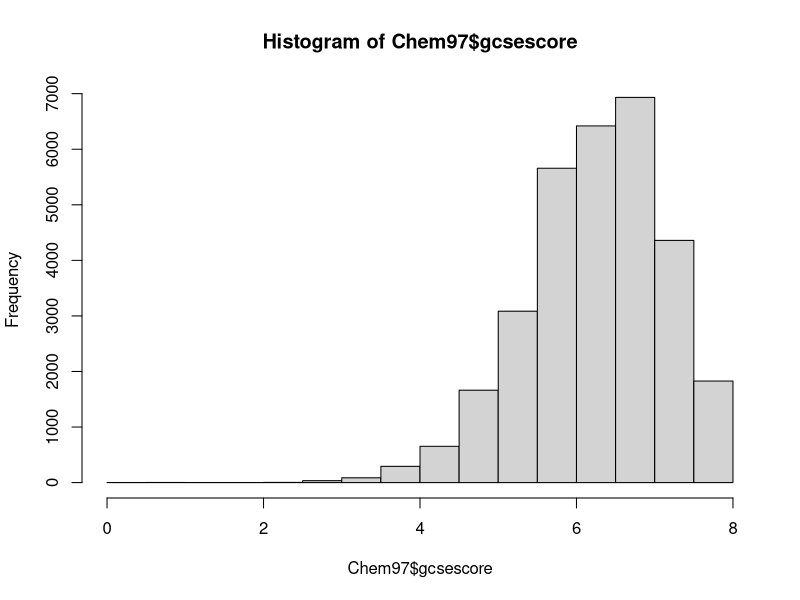
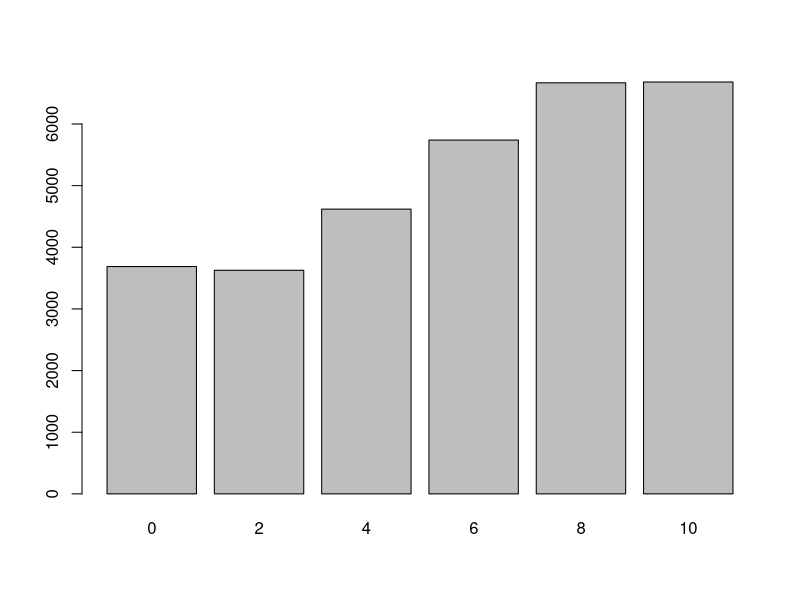
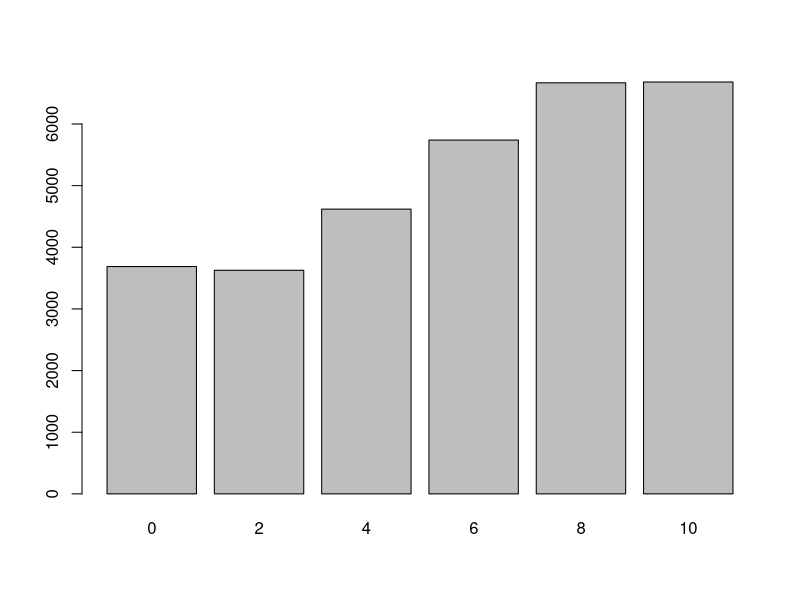
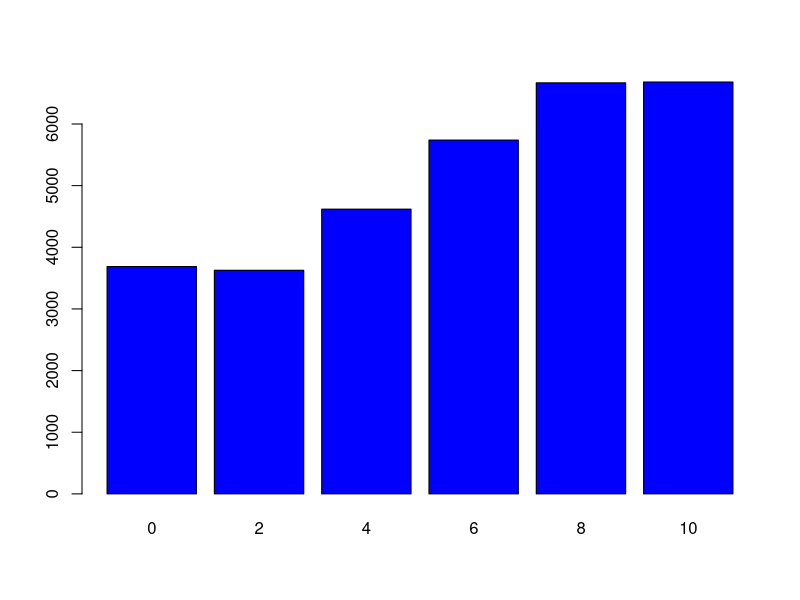
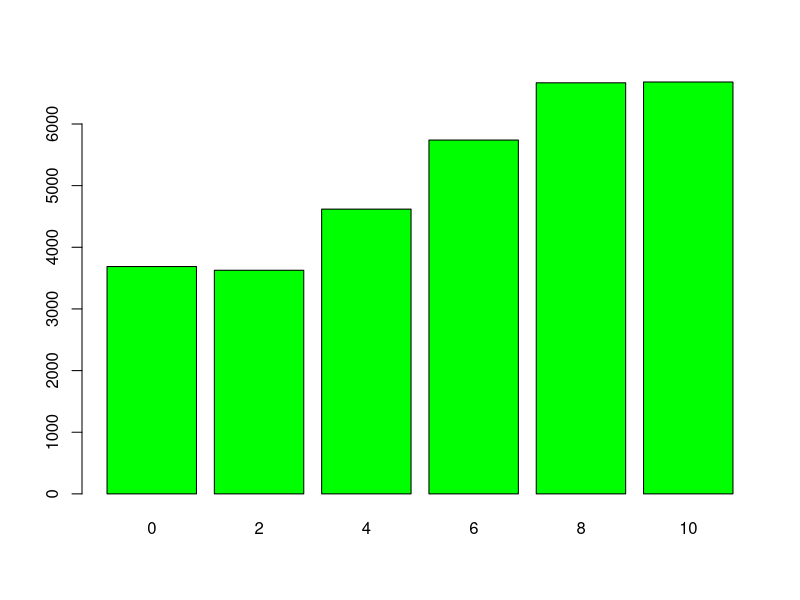
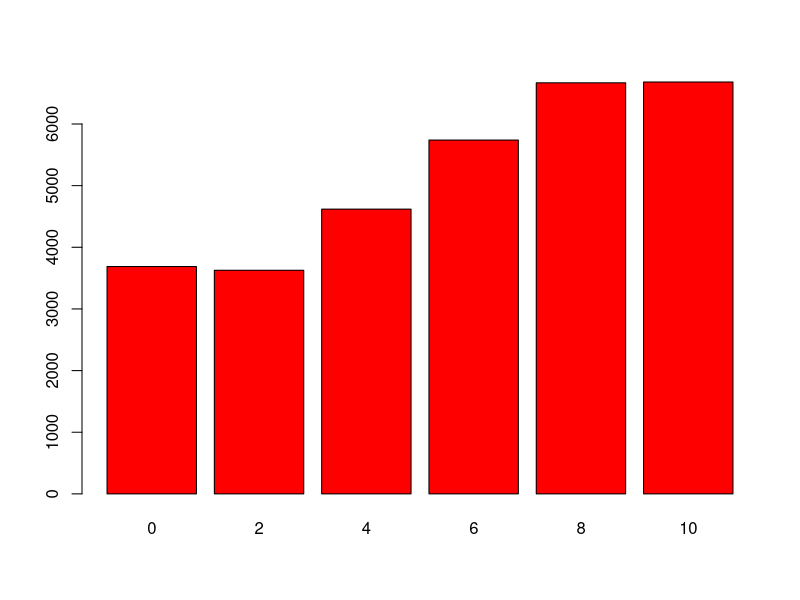
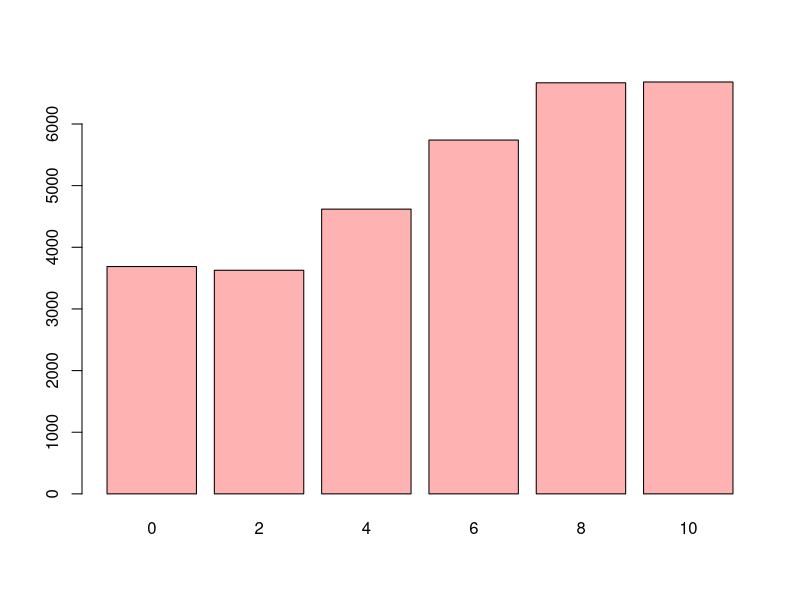
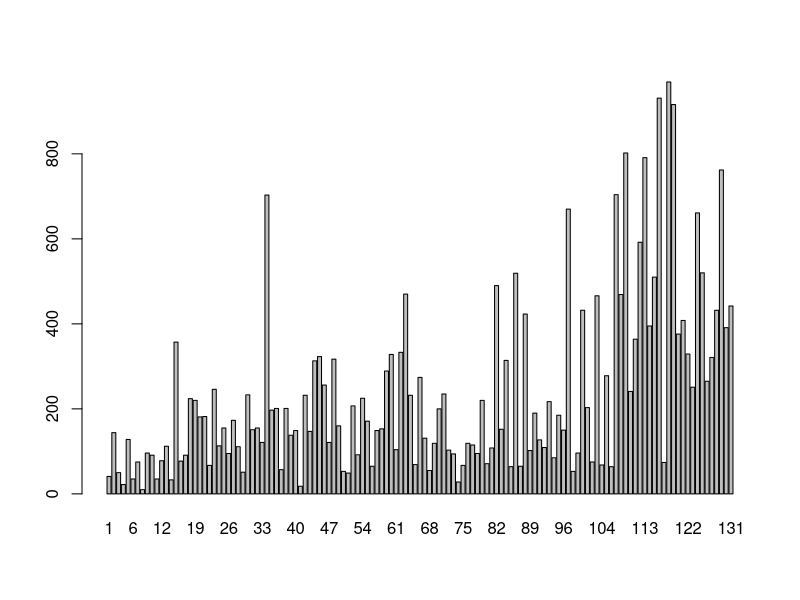

These charts were generated, in order, by the following R code:
#------------------------------------------------------------#
# Einführung in R
# Jan-Philipp Kolb
# 
# Einfache Graphiken
#
# 14.05.2014
#------------------------------------------------------------#


#------------------------------------------------------------#
# General Information
#------------------------------------------------------------#

scriptname <- "IntroR_E_EinfacheGraphiken.R"
author <- "Jan-Philipp Kolb"

#------------------------------------------------------------#
# Pfade festlegen
#------------------------------------------------------------#

main.path <- "J:/Work/Statistik/Kolb/Workshops/2014/WorkshopEinfuehrungR/"

graph.path <- paste(main.path,"Folien/figure/",sep="")

data.path <- "D:/Daten/Workshops"

#------------------------------------------------------------#
# Bibliotheken
#------------------------------------------------------------#


library(mlmRev)
library(datasets)
library(lattice)
library(vioplot)


#------------------------------------------------------------#
# Datensätze
#------------------------------------------------------------#

setwd(data.path)
oecd <- read.csv("oecd.csv")


data(Chem97)

? Chem97


#------------------------------------------------------------#
# Histogram
#------------------------------------------------------------#


# Histogramm
?hist
hist(Chem97$gcsescore)

  # Das Histogram abspeichern

setwd(graph.path)
png("IntroR_hist_Chem97.png")
  hist(Chem97$gcsescore)
dev.off()


setwd(graph.path)
png("IntroR_hist_Chem97B.png")
hist(Chem97$gcsescore,col="blue",
     main="Hallo Welt",ylab="y-Werte",
     xlab="x-Werte")
dev.off()



#------------------------------------------------------------#
# Barplot
#------------------------------------------------------------#


  # Der Befehl rgb

tabScore <- table(Chem97$score)
barplot(tabScore)
 

barplot(tabScore)
barplot(tabScore,col=rgb(0,0,1))
barplot(tabScore,col=rgb(0,1,0))
barplot(tabScore,col=rgb(1,0,0))
barplot(tabScore,col=rgb(1,0,0,.3))

png("barplot.png")
barplot(tabScore)
dev.off()

png("barplotblue.png")
barplot(tabScore,col=rgb(0,0,1))
dev.off()

png("barplotgreen.png")
barplot(tabScore,col=rgb(0,1,0))
dev.off()

png("barplotred.png")
barplot(tabScore,col=rgb(1,0,0))
dev.off()

png("barplottr.png")
barplot(tabScore,col=rgb(1,0,0,.3))
dev.off()

png("barchart.png")
barchart(tabScore)
dev.off()

  # weitere Barplots

barplot(table(Chem97$lea))

#------------------------------------------------------------#
# Boxplot
#------------------------------------------------------------#

boxplot(Chem97$gcsescore)


setwd(graph.path)
png("IntroR_boxplot_Chem97.png")
boxplot(Chem97$gcsescore,horizontal=TRUE)
dev.off()

  # Gruppierte Boxplots

boxplot(Chem97$gcsescore~Chem97$gender)

setwd(graph.path)
png("IntroR_boxplot_Chem97gender.png")
boxplot(Chem97$gcsescore~Chem97$gender)
dev.off()

####
# vioplot

vioplot(Chem97$gcsescore)

vioplot(Chem97$gcsescore,col="royalblue")

#------------------------------------------------------------#
# Scatterplot
#------------------------------------------------------------#


plot(oecd$Einkommen,oecd$Armut)

plot(oecd$Einkommen,oecd$Armut,xlab="Einkommen",
     ylab="Armut")

plot(oecd$Einkommen,oecd$Armut,xlab="Einkommen",
     ylab="Armut",pch=15)

setwd(graph.path)
png("IntroR_scatterplot_oecd.png")
plot(oecd$Einkommen,oecd$Armut,xlab="Einkommen",
     ylab="Armut",pch=15,col="royalblue",cex=3)
dev.off()


# data(swiss)
